Frame 1 (no input): blank canvas, image omitted
Frame 60 (no input): blank canvas, image omitted
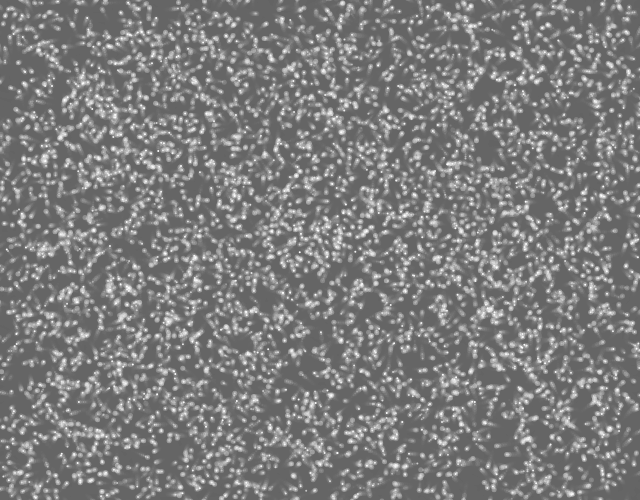
Frame 120 (the mouse pressed at the canvas centre since frame 60)

The p5.js sketch whose frames 1 and 60 were blank and that drew this single picture after the mouse press (run headless with seeded random() and noise() and a simulated clock; from frame 60 on, the mouse is pressed at the canvas centre):

// p5.js sketch
// ── sketch.js
let flock = [];


function setup() {
    createCanvas(640,500,P2D);

}
let wind;
const Wind = function(){
    wind = createVector(random(0.2,0.5), random(-2, -0.5));
}
function draw() {
    background(100,100);
    for (let i = 0; i < 100; i++) {
        if(i > 100){
            flock.length = 100;
        }
        if(mouseIsPressed){ 
            flock.push( new Boid( ) );
        }
    }
    for (let boid of flock) {
        boid.update();
        boid.show();
        if(key == 'w' && keyIsPressed){
            // boid.applyForce(wind);
            
            Wind();
            boid.applyForce(wind);
        }
    }

}
// ── boid.js
class Boid {
    constructor() {
        this.position = createVector(random(width), random(height));
        this.velocity = p5.Vector.random2D();
        this.velocity.setMag(random(0.5,2.5));
        this.acceleration = createVector();
    }

    update() {
        this.position.add(this.velocity);
        this.velocity.add(this.acceleration);
    }

    applyForce(force){
        this.acceleration.add(force);
    }

    show() {
        strokeWeight(5);
        stroke(255,random(0,100));
        point(this.position.x, this.position.y);
        strokeWeight(2);
        stroke(255,random(255));
        point(this.position.x, this.position.y);
    }
}
